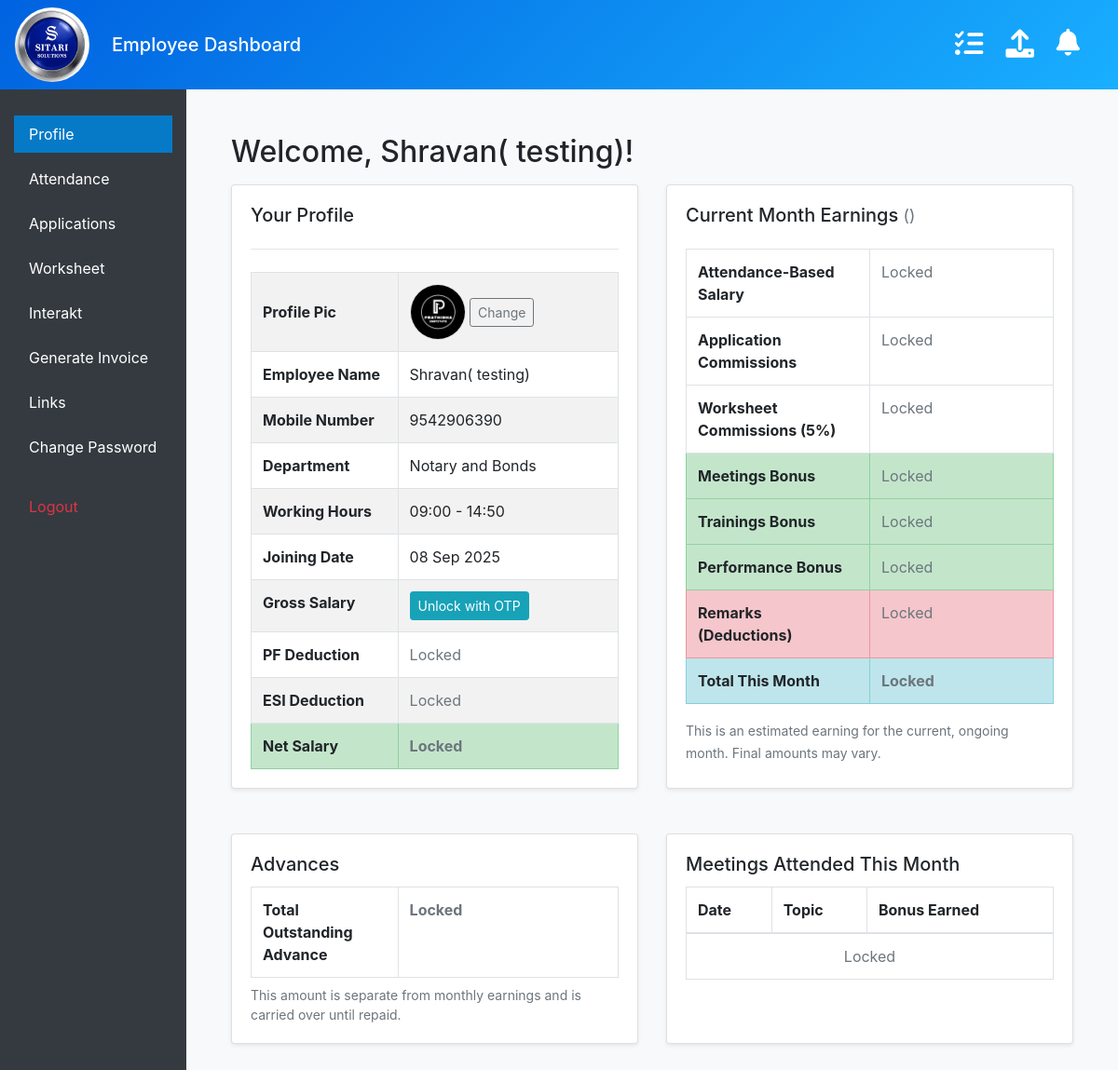
The page /employee/dashboard/ (signed in) on the database as committed earlier.
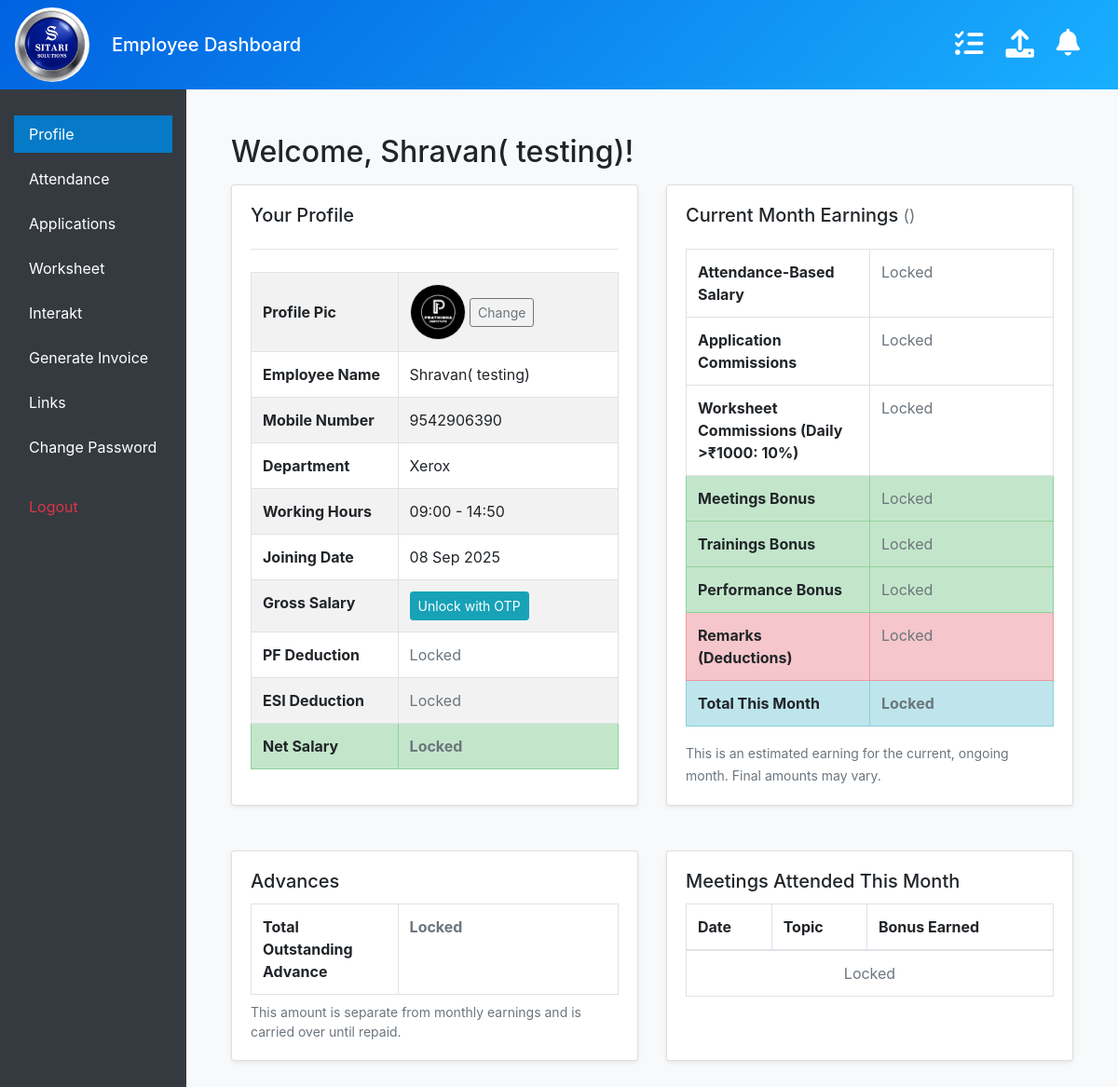
The same page on the database as committed later.
### management/models.py (models this page shows, shortened)
class Employee(models.Model):
    employee_id = models.AutoField(primary_key=True)
    name = models.CharField(max_length=150)
    profile_picture = models.ImageField(
        upload_to='profile_pictures/',
        default='default_profile.jpg',
        blank=True, null=True
    )
    mobile_number = models.CharField(max_length=15, unique=True)
    salary = models.DecimalField(max_digits=10, decimal_places=2)
    pf = models.DecimalField("Provident Fund (PF)", max_digits=10, decimal_places=2, null=True, blank=True)
    esi = models.DecimalField("Employee State Insurance (ESI)", max_digits=10, decimal_places=2, null=True, blank=True)
    joining_date = models.DateField()
    department = models.ForeignKey('Department', null=True, blank=True, on_delete=models.SET_NULL, related_name='employees')
    working_start_time = models.TimeField(null=True, blank=True)
    working_end_time = models.TimeField(null=True, blank=True)
    password = models.CharField(max_length=128, default="123")
    assigned_links = models.ManyToManyField(
        ManagedLink,
        blank=True,
        related_name="assigned_employees"
    )
    advances = models.DecimalField(
        "Current Advance",
        max_digits=10,
        decimal_places=2,
        default=0,
        help_text="Total outstanding advance amount taken by the employee."
    )

class Department(models.Model):
    name = models.CharField(max_length=50, unique=True)

### management/views.py (the view, shortened to what this page needs)
# urls.py: path('employee/dashboard/', views.employee_dashboard, name='employee_dashboard'),
def employee_dashboard(request):
    employee_id = request.session.get('employee_id')
    if not employee_id:
        return redirect('login')
    try:
        employee = Employee.objects.get(employee_id=employee_id)
    except Employee.DoesNotExist:
        request.session.flush()
        return redirect('login')
    if request.method == 'POST' and 'upload_profile_pic' in request.POST:
        form = EmployeeProfilePictureForm(request.POST, request.FILES, instance=employee)
        if form.is_valid():
            form.save()
            messages.success(request, 'Profile picture updated successfully')
            return redirect('employee_dashboard')
    else:
        form = EmployeeProfilePictureForm(instance=employee)
    otp_verified = request.session.get('otp_verified', False)
    show_sensitive = otp_verified
    otp_sent = request.session.get('otp_sent_flag', False)
    earnings_data = {}
    if show_sensitive:
        earnings_data = employee.get_current_month_earnings()
    now = timezone.now()
    attended_meetings = MeetingAttendance.objects.filter(
        employee=employee,
        attended=True,
        meeting__date__year=now.year,
        meeting__date__month=now.month
    ).select_related('meeting').order_by('-meeting__date')
    context = {
        'employee': employee,
        'show_sensitive': show_sensitive,
        'otp_sent': otp_sent,
        'otp_verified': otp_verified,
        'current_month_earnings': earnings_data,
        'upload_form': EmployeeUploadForm(),
        'attended_meetings': attended_meetings,
        'upload_profile_form' : form  # Pass the new data to the template
    }
    if 'otp_verified' in request.session:
        del request.session['otp_verified']
    if 'otp_sent_flag' in request.session:
        if not 'emp_otp' in request.session:
             del request.session['otp_sent_flag']
    return render(request, 'employee_dashboard.html', context)

### management/context_processors.py (called while the page is built)
def notifications_context(request):
    if request.session.get('employee_id'):
        employee_id = request.session.get('employee_id')
        count = UserNotificationStatus.objects.filter(employee_id=employee_id, is_read=False).count()
        return {'unread_notification_count': count}
    return {'unread_notification_count': 0}

### management/ip_restriction.py (called while the page is built)
def get_client_ip(request):
    x_forwarded_for = request.META.get('HTTP_X_FORWARDED_FOR')
    if x_forwarded_for:
        ip = x_forwarded_for.split(',')[0].strip()
    else:
        ip = request.META.get('REMOTE_ADDR')
    return ip

    def __call__(self, request):
        ip = get_client_ip(request)
        if not self.is_ip_allowed(ip):
            logger.warning(f"Access denied for IP: {ip}")
            return HttpResponseForbidden("Access denied.")
        response = self.get_response(request)
        return response

### management/models.py (called while the page is built)
    def __str__(self):
        return self.name

### management/templatetags/upload_tags.py (called while the page is built)
@register.simple_tag
def get_upload_form():
    return EmployeeUploadForm()

### management/templates/employee_dashboard.html (shortened to what the changed rows need)
{% extends "masteremployee.html" %}
{% load static %}
{% load humanize %}
{% block content %}
<main class="container-fluid ml-sm-auto col-lg-12 px-4 py-4">
    <h2>Welcome, {{ employee.name }}!</h2>
    <div class="row mt-3">
        <div class="col-lg-6 mb-4">
            <div class="card h-100 shadow-sm">
                <div class="card-body">
                    <div class="table-responsive">
                        <table class="table table-bordered table-striped mb-0">
                            <tbody>
                               <tr>
    <th scope="row" style="width: 40%; vertical-align: middle;">Profile Pic</th>
    <td>
        {% if employee.profile_picture and employee.profile_picture.url != '/media/default_profile.png' %}
            <img src="{{ employee.profile_picture.url }}" alt="Profile Picture" class="rounded-circle border" style="width: 60px; height: 60px; object-fit: cover; vertical-align: middle;">
        {% else %}
            <img src="{% static 'images/default_profile.png' %}" alt="Default Profile" class="rounded-circle border" style="width: 60px; height: 60px; object-fit: cover; vertical-align: middle;">
        {% endif %}
        <button type="button" class="btn btn-sm btn-outline-secondary ms-3" data-bs-toggle="modal" data-bs-target="#uploadProfilePicModal">
            Change
        </button>
    </td>
</tr>
                                <tr>
                                    <th scope="row" style="width: 40%;">Employee Name</th>
                                    <td>{{ employee.name }}</td>
                                </tr>
                                <tr>
                                    <th scope="row">Mobile Number</th>
                                    <td>{{ employee.mobile_number }}</td>
                                </tr>
                                <tr>
                                    <th scope="row">Department</th>
                                    <td>{{ employee.department.name|default_if_none:"Not set" }}</td>
                                </tr>
                                <tr>
                                    <th scope="row">Working Hours</th>
                                    <td>
                                        {% if employee.working_start_time and employee.working_end_time %}
                                            {{ employee.working_start_time|time:"H:i" }} - {{ employee.working_end_time|time:"H:i" }}
                                        {% else %}
                                            <span class="text-muted">Not set</span>
                                        {% endif %}
                                    </td>
                                </tr>
                                <tr>
                                    <th scope="row">Joining Date</th>
                                    <td>{{ employee.joining_date|date:"d M Y" }}</td>
                                </tr>
                                <tr>
                                    <th scope="row">Gross Salary</th>
                                </tr>
                                <tr>
                                    <th scope="row">PF Deduction</th>
                                </tr>
                                <tr>
                                    <th scope="row">ESI Deduction</th>
                                </tr>
                                <tr class="table-success">
                                    <th scope="row">Net Salary</th>
                                </tr>
                            </tbody>
                        </table>
                    </div>
                </div>
            </div>
        </div>
        <div class="col-lg-6 mb-4">
            <div class="card h-100 shadow-sm">
                <div class="card-body">
                    <div class="table-responsive">
                        <table class="table table-bordered mb-0">
                            <tbody>
                                <tr>
                                    <th scope="row" style="width: 50%;">Attendance-Based Salary</th>
                                </tr>
                                <tr>
                                    <th scope="row">Application Commissions</th>
                                </tr>
                                <tr>
                            <th scope="row">
                                {% if employee.department.name == 'Xerox' %}
                                    Worksheet Commissions (Daily >₹1000: 10%)
                                {% else %}
                                    Worksheet Commissions (5%)
                                {% endif %}
                            </th>
                            <td>{% if show_sensitive %}₹{{ current_month_earnings.worksheet_commissions|floatformat:0|intcomma }}{% else %}<span class="text-muted">Locked</span>{% endif %}</td>
                        </tr>
                                <tr class="table-success">
                                    <th scope="row">Meetings Bonus</th>
                                </tr>
                                <tr class="table-success">
                                    <th scope="row">Trainings Bonus</th>
                                </tr>
                                <tr class="table-success">
                                    <th scope="row">Performance Bonus</th>
                                </tr>
                                {% if show_sensitive %}
                                    <tr class="table-danger">
                                        <th scope="row">Remarks (Deductions)</th>
                                        <td>
                                            {% if current_month_earnings.monthly_deductions_list %}
                                                <ol style="margin-bottom: 0; padding-left: 20px;">
                                                {% for deduction in current_month_earnings.monthly_deductions_list %}
                                                    <li class="mb-2">
                                                        <strong>- ₹{{ deduction.amount|floatformat:0|intcomma }}</strong>
                                                        {% if deduction.notes %}<br><small class="font-weight-normal">({{ deduction.notes }})</small>{% endif %}
                                                        {% if deduction.date %}<br><small class="font-weight-normal">({{ deduction.date }})</small>{% endif %}
                                                    </li>
                                                {% endfor %}
                                                </ol>
                                            {% else %}
                                                - ₹0
                                            {% endif %}
                                        </td>
                                    </tr>
                                {% else %}
                                    <tr class="table-danger">
                                        <th scope="row">Remarks (Deductions)</th>
                                    </tr>
                                {% endif %}
                                <tr class="table-info">
                                    <th scope="row">Total This Month</th>
                                </tr>
                            </tbody>
                        </table>
                    </div>
                </div>
            </div>
        </div>
    </div>
    <div class="row mt-4">
        <div class="col-lg-6 mb-4">
            <div class="card h-100 shadow-sm">
                <div class="card-body">
                    <div class="table-responsive">
                        <table class="table table-bordered mb-0">
                            <tbody>
                                <tr>
                                    <th scope="row" style="width: 40%;">Total Outstanding Advance</th>
                                </tr>
                            </tbody>
                        </table>
                    </div>
                </div>
            </div>
        </div>
        <div class="col-lg-6 mb-4">
            <div class="card h-100 shadow-sm">
                <div class="card-body">
                    <div class="table-responsive">
                        <table class="table table-bordered mb-0">
                            <thead>
                                <tr>
                                    <th>Date</th>
                                    <th>Topic</th>
                                    <th>Bonus Earned</th>
                                </tr>
                            </thead>
                        </table>
                    </div>
                </div>
            </div>
        </div>
    </div>
</main>
{% endblock %}

Rows that differ between the two databases and show on the page:
changed Employee "Shravan( testing)": department.name "Notary and Bonds" → "Xerox"
Other text that changed with them:
text no longer shown: "Worksheet Commissions (5%)"
text now shown: "Worksheet Commissions (Daily >₹1000: 10%)"
